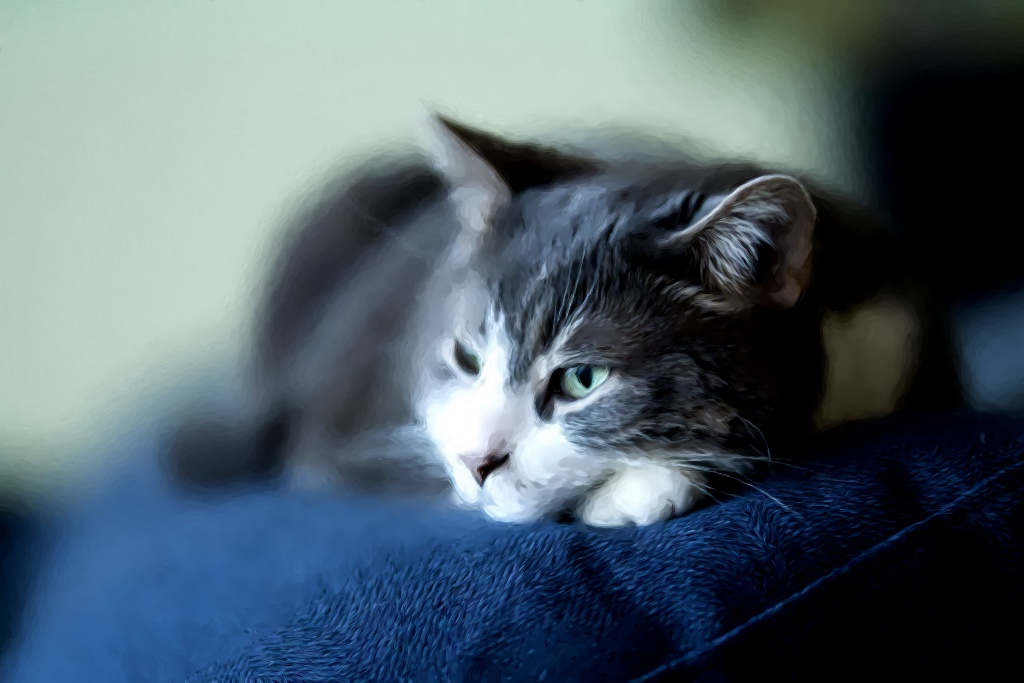
#> input picture examples/loki.jpg, 1024 x 683 px, given in place of A7A01535-topaz-rawdenoise-sharpen-crop.jpg, which was not available
$ python darkline.py ../../examples/loki.jpg
#> lines starting #> are read from the running program, lines starting #| are printed output that depends on the picture; after the words box and inside, x2 and y2 are one past the last pixel; in counts of white or black regions, pixels touching at a corner belong together; pictures that were not available may be replaced by others from this repository, and a replacement may not be noted
#!/usr/bin/env python3
"""Dark-thin-line pixel counter, per SPEC-dark-lines.md.

A dark-line pixel is a RENDER pixel more than 12 levels (of 255) darker than
its own 7x7 local mean, restricted to places where the SOURCE is smooth
(source gradient below its 60th percentile), so a real edge cannot be counted.

Registration: render row i corresponds to source row i+1 (the render sits 1px
above a Lanczos downscale of the source).

Regions (render coords):
  whole  — the whole frame (rows 0-1023)
  bokeh  — rows 60-420, cols 0-420
  finger — rows 320-445, cols 260-410   (bd splat-painter-ws1 ROI)
  nose   — rows 405-455, cols 520-610   (the -M:score nose ROI)

Usage: darkline.py render.png [render2.png ...]
Prints counts per region. Baselines from the spec (shipped /tmp/sharpen-pre.png):
whole 4645, bokeh 264. Cut-in 0 (/tmp/cutin0.png): whole 3204, bokeh 94.
"""
import sys
import numpy as np
from PIL import Image

SRC = '/Users/yogthos/src/splat-painter/img/A7A01535-topaz-rawdenoise-sharpen-crop.jpg'

REGIONS = {
    'whole': (0, 1024, 0, 1024),      # y0,y1,x0,x1
    'bokeh': (60, 420, 0, 420),
    'finger': (320, 445, 260, 410),
    'nose': (405, 455, 520, 610),
}


def luma(path, size=None):
#> called with size = (1024, 1024)
    im = Image.open(path).convert('RGB')
#> im is the input picture: PIL image 1024x683 RGB; mean R, G, B 82.2, 98.9, 108.5
    if size:
        im = im.resize(size, Image.LANCZOS)
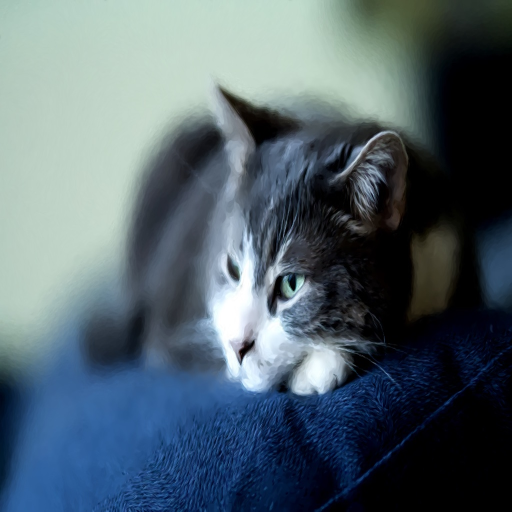
#> im: PIL image 1024x1024 RGB (shown at 1/2 size); mean R, G, B 82.2, 98.9, 108.5
    a = np.asarray(im, dtype=np.float64)
    return 0.2126 * a[:, :, 0] + 0.7152 * a[:, :, 1] + 0.0722 * a[:, :, 2]
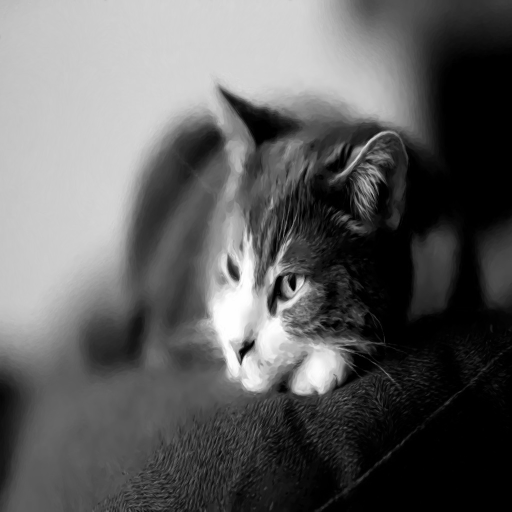
#> returned value: shape (1024, 1024) float64 (shown at 1/2 size); min 0, max 255, mean 96.1


def box7(g):
    p = np.pad(g, 3, mode='edge')
    k = np.zeros_like(g)
    for i in range(7):
        for j in range(7):
            k += p[i:i + g.shape[0], j:j + g.shape[1]]
    return k / 49.0


def main():
    s = luma(SRC, (1024, 1024))
    gs = np.hypot(*np.gradient(s))          # central-difference gradient, source rows
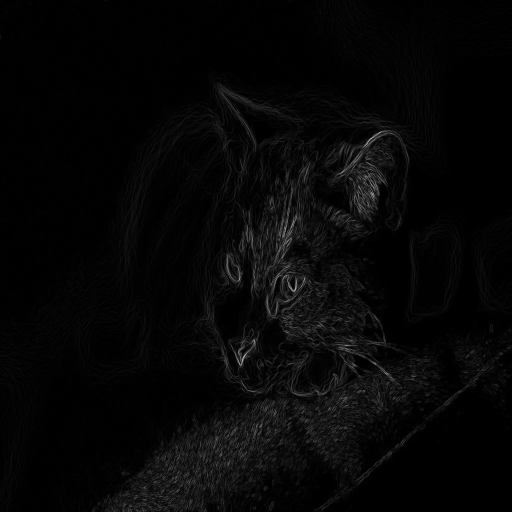
#> gs: shape (1024, 1024) float64 (shown at 1/2 size); min 0, max 99.63, mean 2.6; drawn with min black and max white
    smooth = gs < np.percentile(gs, 60)     # per source row
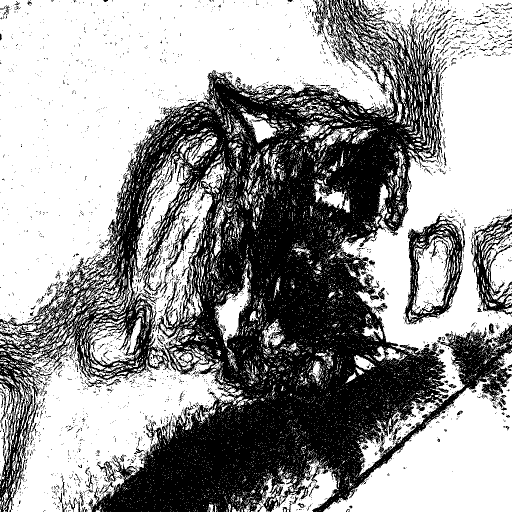
#> smooth: shape (1024, 1024) bool (shown at 1/2 size); 60% white; 3216 black regions (3005 under 20 px), largest, box (x1, y1, x2, y2) and area: (0, 0, 1024, 1024) 385729, (807, 427, 930, 649) 8572, (942, 429, 1024, 633) 5757
    # NOTE: the smoothness mask is applied UNSHIFTED (render row i vs source row i).
    # That is what the spec's counter did — it reproduces the published baselines
    # exactly (4645/264 and 3204/94); the 1px registration shift changes the bokeh
    # count by ~18% and is mask-alignment error here, not painter signal.
    print(f'{"render":34s} {"whole":>7s} {"bokeh":>7s} {"finger":>7s} {"nose":>6s}')
    for path in sys.argv[1:]:
        r = luma(path)
#> call 2 of luma, with path = '../../examples/loki.jpg'
#> in luma (call 2), `return 0.2126 * a[:, :, 0] + 0.7152 * a[:, :, 1] + 0.0722 * a[:, :, 2]`:
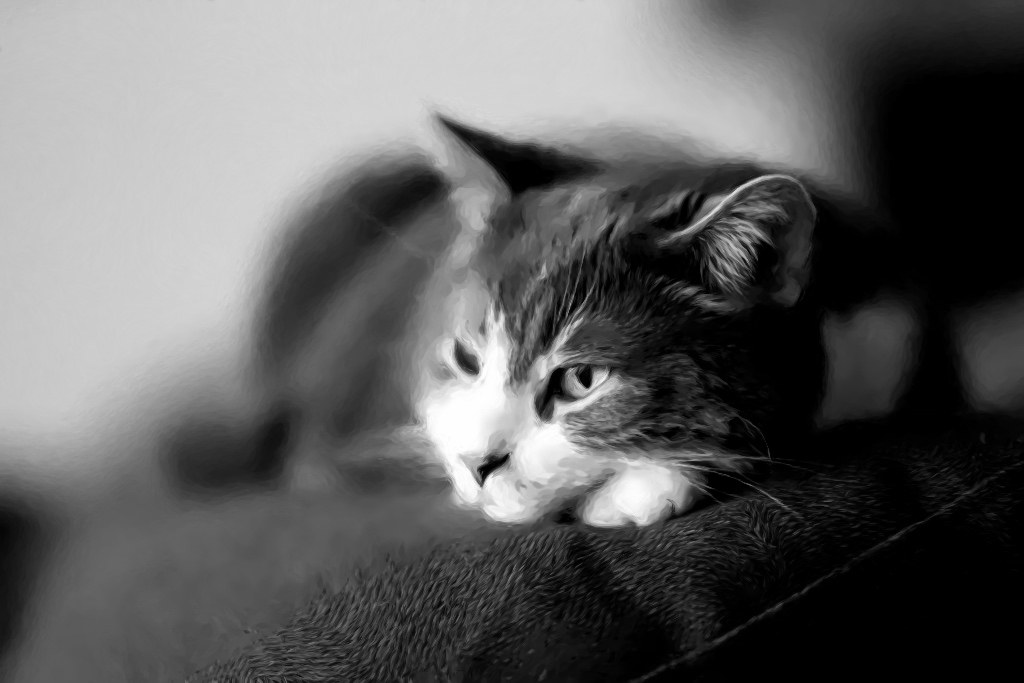
#> returned value: shape (683, 1024) float64; min 0, max 255, mean 96.1
        local = box7(r)
        dark = r < local - 12.0
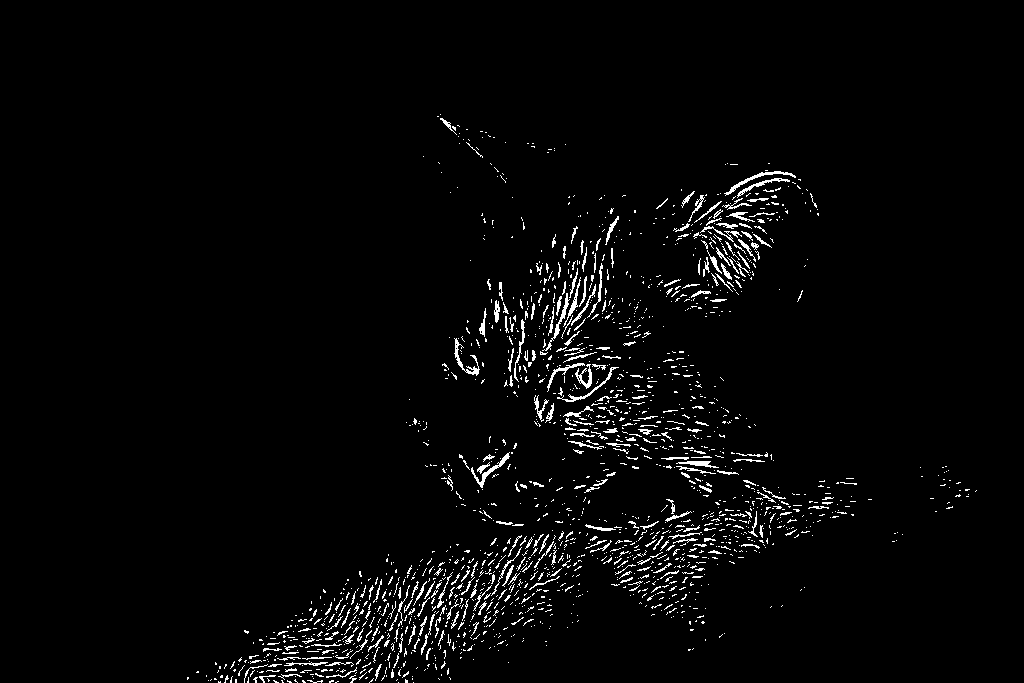
#> dark: shape (683, 1024) bool; 2.7% white in thin lines or dots, all inside (x1, y1, x2, y2) = (187, 114, 977, 683)
        counts = {}
        for name, (y0, y1, x0, x1) in REGIONS.items():
            # regions were written for the 1024x1024 fixture; clamp to this frame so
            # a non-square image (Lenin is 1024x646) does not blow up the broadcast
            H_, W_ = dark.shape
            y0c, y1c = min(y0, H_), min(y1, H_)
            x0c, x1c = min(x0, W_), min(x1, W_)
            if y1c <= y0c or x1c <= x0c:
                counts[name] = -1        # region absent at this aspect ratio
            else:
                counts[name] = int((dark[y0c:y1c, x0c:x1c]
                                    & smooth[y0c:y1c, x0c:x1c]).sum())
#> after the loop, counts = {'whole': 5923, 'bokeh': 4, 'finger': 3, 'nose': 32}
        print(f'{path.split("/")[-1]:34s} {counts["whole"]:7d} {counts["bokeh"]:7d}'
              f' {counts["finger"]:7d} {counts["nose"]:6d}')
#| loki.jpg                              5923       4       3     32


if __name__ == '__main__':
    main()

$ run again, on examples/phone-original.jpg
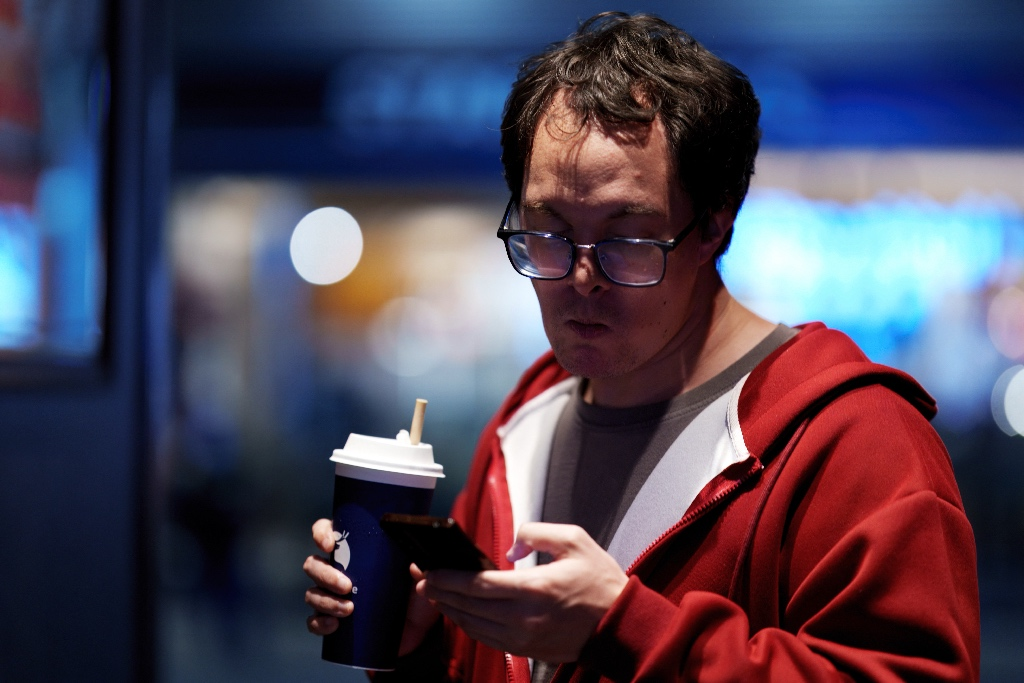
#> input picture examples/phone-original.jpg, 1024 x 683 px, given in place of A7A01535-topaz-rawdenoise-sharpen-crop.jpg, which was not available
#> in luma, im is the input picture: PIL image 1024x683 RGB; mean R, G, B 77.8, 69.9, 88.6
#> im: PIL image 1024x1024 RGB
#> in main, `smooth = gs < np.percentile(gs, 60)`:
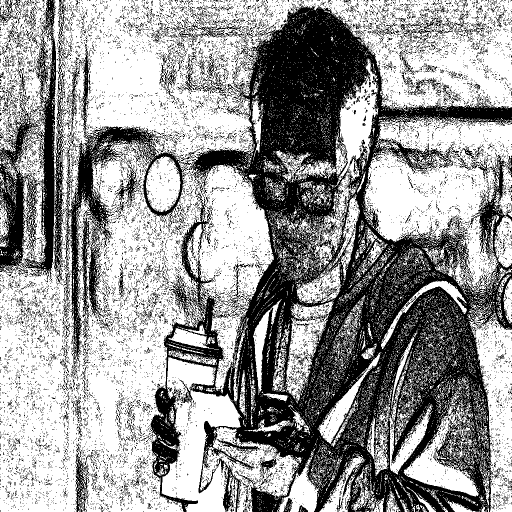
#> smooth: shape (1024, 1024) bool (shown at 1/2 size); 60% white; 13462 black regions (12973 under 20 px), largest, box (x1, y1, x2, y2) and area: (0, 0, 1024, 1024) 346018, (151, 887, 187, 1024) 1662, (803, 26, 932, 86) 1306
#> a: shape (683, 1024, 3) float64
#> in main, `dark = r < local - 12.0`:
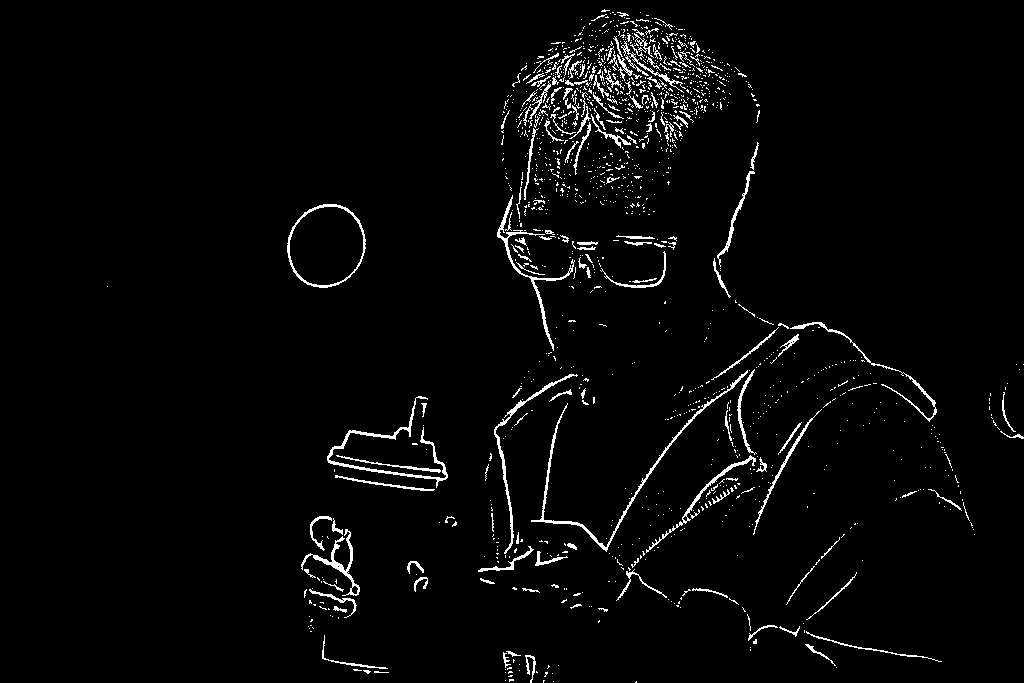
#> dark: shape (683, 1024) bool; 2.8% white in thin lines or dots, all inside (x1, y1, x2, y2) = (107, 9, 1024, 683)
#> after the loop in main, `for name, (y0, y1, x0, x1) in REGIONS.items():`: counts = {'whole': 8115, 'bokeh': 553, 'finger': 165, 'nose': 31}
#| phone-original.jpg                    8115     553     165     31
